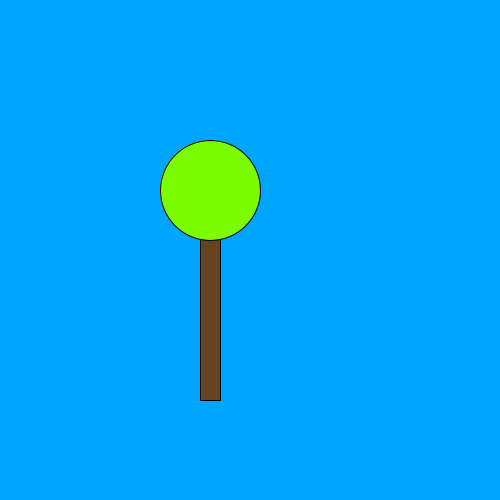
Frame 1 (no input)
Frame 60 (the mouse pressed at the canvas centre just before this capture): identical to frame 1, image omitted
Frame 120 (the mouse held since frame 60 and released just before this capture): identical to frame 1, image omitted

The Processing sketch that drew this single still picture (run headless with seeded random() and noise(); from frame 60 on, the mouse is pressed at the canvas centre):

// Processing sketch: op9_9
// ── op9_9.pde

void setup(){
  size (500,500);
}

void draw() {
  background (0,165,255);
  
  boom(200,200);
}

void boom(int x, int y ) {
  fill(101,67,33);
  rect(x,y,20,200);
  fill(124,252,0);
  ellipse(x+10,y-10,100,100);
}
